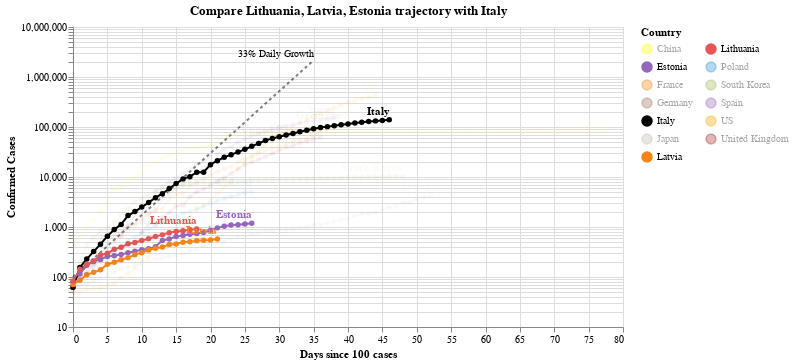

Notebook source saved alongside this figure:
### Code cell
#hide_input
chart3 = make_since_chart(['Lithuania', 'Latvia', 'Estonia'])
chart3

### Figure 1 — Vega-Lite specification as saved in the notebook (floating-point values rounded to 4 significant figures; data arrays with more than 128 entries replaced by an {"elided": "..."} marker saying what was removed)
{"config": {"view": {"continuousWidth": 400, "continuousHeight": 300}}, "layer": [{"mark": {"type": "line", "color": "black", "opacity": 0.5, "strokeDash": [3, 3]}, "encoding": {"x": {"type": "quantitative", "field": "Days since 100 cases"}, "y": {"type": "quantitative", "field": "Confirmed Cases"}}}, {"mark": {"type": "text", "align": "right", "dy": -6, "fontSize": 10, "text": "33% Daily Growth"}, "encoding": {"x": {"type": "quantitative", "field": "Days since 100 cases"}, "y": {"type": "quantitative", "field": "Confirmed Cases"}}, "transform": [{"filter": "(datum['Days since 100 cases'] >= 35)"}]}, {"data": {"name": "data-67cf6be74bb64a5f98c5bb0fa9af9557"}, "mark": {"type": "line", "point": true}, "encoding": {"color": {"type": "nominal", "field": "Country", "legend": {"columns": 2}, "scale": {"domain": ["China", "Estonia", "France", "Germany", "Italy", "Japan", "Latvia", "Lithuania", "Poland", "South Korea", "Spain", "US", "United Kingdom"], "range": ["yellow", "#9467bd", "#F58518", "#9D755D", "black", "#C1B7AD", "#F58518", "#E45756", "#2495D3", "#A1BA59", "#9467bd", "orange", "brown"]}}, "opacity": {"condition": {"value": 1, "selection": "selector002"}, "value": 0.05}, "tooltip": [{"type": "nominal", "field": "Country"}, {"type": "temporal", "field": "Date"}, {"type": "quantitative", "field": "Confirmed Cases"}, {"type": "quantitative", "field": "Days since 100 cases"}], "x": {"type": "quantitative", "field": "Days since 100 cases"}, "y": {"type": "quantitative", "field": "Confirmed Cases", "scale": {"type": "log"}}}, "selection": {"selector002": {"type": "multi", "fields": ["Country"], "bind": "legend", "init": [{"Country": "Lithuania"}, {"Country": "Latvia"}, {"Country": "Estonia"}, {"Country": "Italy"}]}}, "width": 550}, {"data": {"name": "data-67cf6be74bb64a5f98c5bb0fa9af9557"}, "mark": {"type": "text", "align": "right", "dy": -8, "fontWeight": "bold"}, "encoding": {"color": {"type": "nominal", "field": "Country", "legend": {"columns": 2}, "scale": {"domain": ["China", "Estonia", "France", "Germany", "Italy", "Japan", "Latvia", "Lithuania", "Poland", "South Korea", "Spain", "US", "United Kingdom"], "range": ["yellow", "#9467bd", "#F58518", "#9D755D", "black", "#C1B7AD", "#F58518", "#E45756", "#2495D3", "#A1BA59", "#9467bd", "orange", "brown"]}}, "opacity": {"condition": {"value": 1, "selection": "selector002"}, "value": 0.05}, "text": {"type": "nominal", "field": "Country"}, "tooltip": [{"type": "nominal", "field": "Country"}, {"type": "temporal", "field": "Date"}, {"type": "quantitative", "field": "Confirmed Cases"}, {"type": "quantitative", "field": "Days since 100 cases"}], "x": {"type": "quantitative", "field": "Days since 100 cases"}, "y": {"type": "quantitative", "field": "Confirmed Cases", "scale": {"type": "log"}}}, "transform": [{"filter": "(datum['Date'] >= 1586304000000)"}], "width": 550}], "data": {"name": "data-c1a3bbf4dd040f2e7e8e7a69520e3c2a"}, "title": "Compare Lithuania, Latvia, Estonia trajectory with Italy", "$schema": "https://vega.github.io/schema/vega-lite/v4.0.2.json", "datasets": {"data-c1a3bbf4dd040f2e7e8e7a69520e3c2a": [{"Days since 100 cases": 0, "Confirmed Cases": 100.0}, {"Days since 100 cases": 1, "Confirmed Cases": 133.0}, {"Days since 100 cases": 2, "Confirmed Cases": 176.9}, {"Days since 100 cases": 3, "Confirmed Cases": 235.3}, {"Days since 100 cases": 4, "Confirmed Cases": 312.9}, {"Days since 100 cases": 5, "Confirmed Cases": 416.2}, {"Days since 100 cases": 6, "Confirmed Cases": 553.5}, {"Days since 100 cases": 7, "Confirmed Cases": 736.1}, {"Days since 100 cases": 8, "Confirmed Cases": 979.1}, {"Days since 100 cases": 9, "Confirmed Cases": 1302.0}, {"Days since 100 cases": 10, "Confirmed Cases": 1732.0}, {"Days since 100 cases": 11, "Confirmed Cases": 2303.0}, {"Days since 100 cases": 12, "Confirmed Cases": 3064.0}, {"Days since 100 cases": 13, "Confirmed Cases": 4074.0}, {"Days since 100 cases": 14, "Confirmed Cases": 5419.0}, {"Days since 100 cases": 15, "Confirmed Cases": 7207.0}, {"Days since 100 cases": 16, "Confirmed Cases": 9586.0}, {"Days since 100 cases": 17, "Confirmed Cases": 12750.0}, {"Days since 100 cases": 18, "Confirmed Cases": 16960.0}, {"Days since 100 cases": 19, "Confirmed Cases": 22550.0}, {"Days since 100 cases": 20, "Confirmed Cases": 29990.0}, {"Days since 100 cases": 21, "Confirmed Cases": 39890.0}, {"Days since 100 cases": 22, "Confirmed Cases": 53060.0}, {"Days since 100 cases": 23, "Confirmed Cases": 70560.0}, {"Days since 100 cases": 24, "Confirmed Cases": 93850.0}, {"Days since 100 cases": 25, "Confirmed Cases": 124800.0}, {"Days since 100 cases": 26, "Confirmed Cases": 166000.0}, {"Days since 100 cases": 27, "Confirmed Cases": 220800.0}, {"Days since 100 cases": 28, "Confirmed Cases": 293700.0}, {"Days since 100 cases": 29, "Confirmed Cases": 390600.0}, {"Days since 100 cases": 30, "Confirmed Cases": 519500.0}, {"Days since 100 cases": 31, "Confirmed Cases": 690900.0}, {"Days since 100 cases": 32, "Confirmed Cases": 918900.0}, {"Days since 100 cases": 33, "Confirmed Cases": 1222000.0}, {"Days since 100 cases": 34, "Confirmed Cases": 1625000.0}, {"Days since 100 cases": 35, "Confirmed Cases": 2162000.0}], "data-67cf6be74bb64a5f98c5bb0fa9af9557": {"elided": "524 records"}}}
